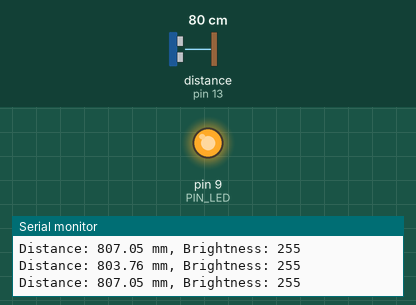
Recording of a sketch running on a simulated Arduino Uno, built with avr-gcc and run on an emulated ATmega328P. Parts: output pins drawn as LEDs (lit = HIGH), the last lines printed to the serial monitor. Wiring (inferred from the names in the program): ultrasonic range finder: trigger pin 12; echo pin 13. The test bench sets the inputs (shaded band); at power-on: distance to the obstacle (sensor on pin 13) 80 cm. The echo pulse lasts 58.3 µs per cm; pins used as bus, display or sensor lines are not drawn.

Above: at 1.2 s.
1.3 s: distance to the obstacle (sensor on pin 13) set to 18 cm
At 2.5 s:
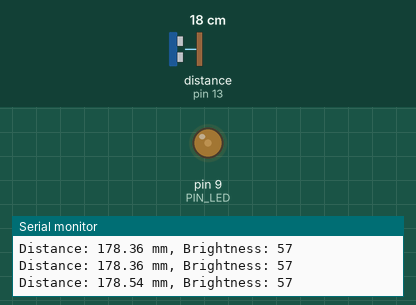
2.8 s: distance to the obstacle (sensor on pin 13) set to 103 cm
At 3.5 s:
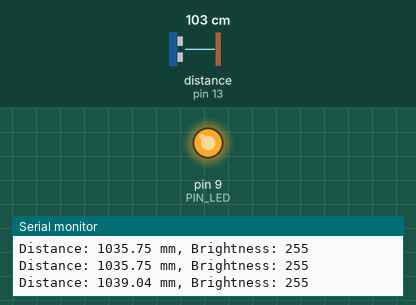
Timing chart, 0 to 5.8 s (numbered marks = the images above; inputs shaded):
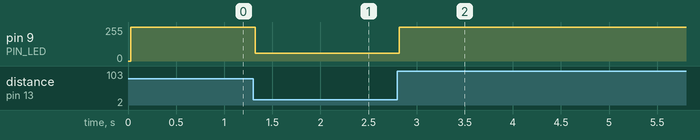

Measured:
- after the input at 1.3 s, pin 9 (PIN_LED): 255/255 → 57/255 at once
- after the input at 2.8 s, pin 9 (PIN_LED): 57/255 → 255/255 at once

The sketch:

08_example_2.ino.ino
```cpp
#define PIN_LED  9
#define PIN_TRIG 12
#define PIN_ECHO 13

#define SND_VEL 346.0
#define INTERVAL 25
#define PULSE_DURATION 10
#define _DIST_MIN 100.0
#define _DIST_MAX 300.0

#define TIMEOUT ((INTERVAL / 2) * 1000.0)
#define SCALE (0.001 * 0.5 * SND_VEL)

unsigned long last_sampling_time = 0;

void setup() {
  pinMode(PIN_LED, OUTPUT);
  pinMode(PIN_TRIG, OUTPUT);
  pinMode(PIN_ECHO, INPUT);
  digitalWrite(PIN_TRIG, LOW);
  Serial.begin(57600);
}

void loop() {
  float distance;

  if (millis() - last_sampling_time < INTERVAL) {
    return;
  }

  distance = USS_measure(PIN_TRIG, PIN_ECHO);

  int brightness = 255;

  if ((distance >= _DIST_MIN) && (distance <= _DIST_MAX)) {
    if (distance <= 200.0) {
      brightness = map((long)distance, 100, 200, 255, 0);
    } else {
      brightness = map((long)distance, 200, 300, 0, 255);
    }
  } else {
    brightness = 255;
  }

  analogWrite(PIN_LED, brightness);

  Serial.print("Distance: ");
  Serial.print(distance);
  Serial.print(" mm, Brightness: ");
  Serial.println(brightness);

  last_sampling_time = millis();
}

float USS_measure(int TRIG, int ECHO) {
  digitalWrite(TRIG, HIGH);
  delayMicroseconds(PULSE_DURATION);
  digitalWrite(TRIG, LOW);

  unsigned long dur = pulseIn(ECHO, HIGH, (unsigned long)TIMEOUT);
  return dur * SCALE;
}
```
